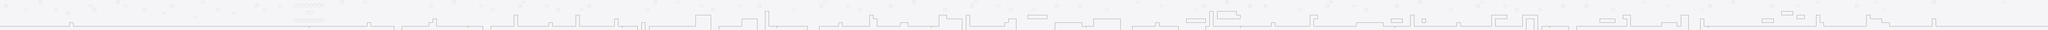

A level layout from a 2D game, rendered from its tile map. Below: a short description, then the map file with tile-grid data replaced by summaries:
An orthogonal 530x8 tile map with 50x50 px tiles, 2 tile layers (backgroundLayer, blockedLayer) and 144 objects (8x beer, 2007, 2008, 2009, 2010, ...).

<map version="1.0" orientation="orthogonal" renderorder="right-down" width="530" height="8" tilewidth="50" tileheight="50" backgroundcolor="#f5f5f7" nextobjectid="206">
 <tileset firstgid="1" name="tiles_spritesheet" tilewidth="50" tileheight="50" spacing="1" tilecount="24" columns="6">
  <image source="../images/tiles_spritesheet.png" width="305" height="204" />
 </tileset>
 <layer name="backgroundLayer" width="530" height="8">
  <data>[4240 cells, 109 non-empty, 4 distinct tile ids]</data>
 </layer>
 <layer name="blockedLayer" width="530" height="8">
  <data>[4240 cells, 631 non-empty, 8 distinct tile ids]</data>
 </layer>
 <objectgroup name="yearLayer">
  <object id="32" name="2007" gid="2" x="4000" y="400" width="50" height="50">
   <properties>
    <property name="year" value="2007" />
   </properties>
  </object>
  <object id="33" name="2008" gid="2" x="6050" y="400" width="50" height="50">
   <properties>
    <property name="year" value="2008" />
   </properties>
  </object>
  <object id="34" name="2009" gid="2" x="8050" y="400" width="50" height="50">
   <properties>
    <property name="year" value="2009" />
   </properties>
  </object>
  <object id="35" name="2010" gid="2" x="10050" y="400" width="50" height="50">
   <properties>
    <property name="year" value="2010" />
   </properties>
  </object>
  <object id="36" name="2011" gid="2" x="12050" y="400" width="50" height="50">
   <properties>
    <property name="year" value="2011" />
   </properties>
  </object>
  <object id="37" name="2012" gid="2" x="14050" y="400" width="50" height="50">
   <properties>
    <property name="year" value="2012" />
   </properties>
  </object>
  <object id="38" name="2013" gid="2" x="16050" y="400" width="50" height="50">
   <properties>
    <property name="year" value="2013" />
   </properties>
  </object>
  <object id="39" name="2014" gid="2" x="18050" y="400" width="50" height="50">
   <properties>
    <property name="year" value="2014" />
   </properties>
  </object>
  <object id="40" name="2015" gid="2" x="20050" y="400" width="50" height="50">
   <properties>
    <property name="year" value="2015" />
   </properties>
  </object>
  <object id="41" name="2016" gid="2" x="22100" y="400" width="50" height="50">
   <properties>
    <property name="year" value="2016" />
   </properties>
  </object>
  <object id="42" name="2017" gid="2" x="24050" y="400" width="50" height="50">
   <properties>
    <property name="year" value="2017" />
   </properties>
  </object>
 </objectgroup>
 <objectgroup name="introLayer">
  <object id="86" name="intro-objects" gid="1" x="2650" y="400" width="50" height="50">
   <properties>
    <property name="intro" value="objects" />
   </properties>
  </object>
  <object id="87" name="intro-timeline" gid="1" x="1750" y="400" width="50" height="50">
   <properties>
    <property name="intro" value="timeline" />
   </properties>
  </object>
  <object id="205" name="intro-jump" gid="1" x="900" y="400" width="50" height="50">
   <properties>
    <property name="intro" value="jump" />
   </properties>
  </object>
 </objectgroup>
 <objectgroup name="timelineLayer">
  <object id="44" gid="15" x="5600" y="200" width="50" height="50">
   <properties>
    <property name="sprite" value="award" />
    <property name="text" value="Swiss Web Award" />
    <property name="type" value="award" />
   </properties>
  </object>
  <object id="47" gid="14" x="5300" y="300" width="50" height="50">
   <properties>
    <property name="sprite" value="people" />
    <property name="text" value="21 Liipers" />
    <property name="type" value="people" />
   </properties>
  </object>
  <object id="48" gid="13" x="6600" y="150" width="50" height="50">
   <properties>
    <property name="sprite" value="office" />
    <property name="text" value="New Zürich office" />
    <property name="type" value="office" />
   </properties>
  </object>
  <object id="51" gid="13" x="4750" y="200" width="50" height="50">
   <properties>
    <property name="sprite" value="office" />
    <property name="text" value="Liip Zürich" />
   </properties>
  </object>
  <object id="52" gid="13" x="4850" y="300" width="50" height="50">
   <properties>
    <property name="sprite" value="office" />
    <property name="text" value="Liip Bern" />
   </properties>
  </object>
  <object id="53" gid="13" x="4650" y="250" width="50" height="50">
   <properties>
    <property name="sprite" value="office" />
    <property name="text" value="Liip Fribourg" />
   </properties>
  </object>
  <object id="55" gid="14" x="12650" y="250" width="50" height="50">
   <properties>
    <property name="sprite" value="people" />
    <property name="text" value="70 Liipers" />
    <property name="type" value="people" />
   </properties>
  </object>
  <object id="56" gid="15" x="7000" y="250" width="50" height="50">
   <properties>
    <property name="sprite" value="award" />
    <property name="text" value="Swiss Web Award" />
    <property name="type" value="award" />
   </properties>
  </object>
  <object id="57" gid="15" x="7850" y="200" width="50" height="50">
   <properties>
    <property name="sprite" value="award" />
    <property name="text" value="App Store Award" />
    <property name="type" value="award" />
   </properties>
  </object>
  <object id="69" gid="13" x="3850" y="200" width="50" height="50">
   <properties>
    <property name="sprite" value="office" />
    <property name="text" value="bitflux GmbH" />
   </properties>
  </object>
  <object id="70" gid="13" x="4100" y="200" width="50" height="50">
   <properties>
    <property name="sprite" value="office" />
    <property name="text" value="Mediagonal AG" />
   </properties>
  </object>
  <object id="71" gid="14" x="6250" y="250" width="50" height="50">
   <properties>
    <property name="sprite" value="people" />
    <property name="text" value="32 Liipers" />
    <property name="type" value="people" />
   </properties>
  </object>
  <object id="83" gid="15" x="1750" y="250" width="50" height="50">
   <properties>
    <property name="sprite" value="award" />
    <property name="type" value="award" />
   </properties>
  </object>
  <object id="91" gid="14" x="20300" y="250" width="50" height="50">
   <properties>
    <property name="sprite" value="people" />
    <property name="text" value="100 Liipers" />
    <property name="type" value="people" />
   </properties>
  </object>
  <object id="92" gid="14" x="22950" y="100" width="50" height="50">
   <properties>
    <property name="sprite" value="people" />
    <property name="text" value="150 Liipers" />
    <property name="type" value="people" />
   </properties>
  </object>
  <object id="93" gid="15" x="8500" y="300" width="50" height="50">
   <properties>
    <property name="sprite" value="award" />
    <property name="text" value="Swiss Web Award" />
    <property name="type" value="award" />
   </properties>
  </object>
  <object id="94" gid="15" x="9300" y="250" width="50" height="50">
   <properties>
    <property name="sprite" value="award" />
    <property name="text" value="Swiss Web Award" />
    <property name="type" value="award" />
   </properties>
  </object>
  <object id="95" gid="15" x="9900" y="100" width="50" height="50">
   <properties>
    <property name="sprite" value="award" />
    <property name="text" value="Swiss Web Award" />
    <property name="type" value="award" />
   </properties>
  </object>
  <object id="97" gid="13" x="10900" y="250" width="50" height="50">
   <properties>
    <property name="sprite" value="office" />
    <property name="text" value="New Fribourg office" />
   </properties>
  </object>
  </objectgroup>
 <objectgroup name="objectsLayer">
  <!-- 92 objects omitted --></objectgroup>
</map>
<!-- 111 of 144 objects omitted -->
